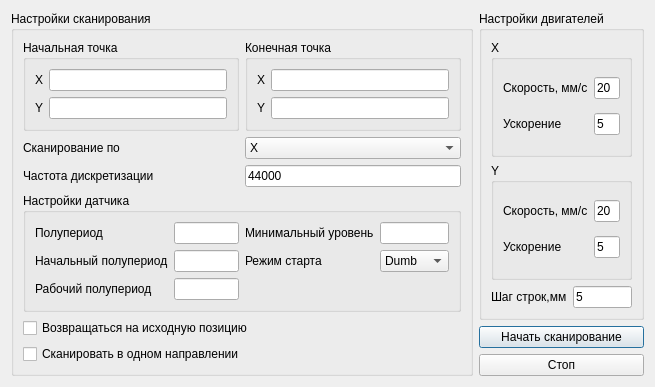
<?xml version="1.0" encoding="UTF-8"?>
<ui version="4.0">
 <class>AutoScanDialog</class>
 <widget class="QDialog" name="AutoScanDialog">
  <property name="geometry">
   <rect>
    <x>0</x>
    <y>0</y>
    <width>655</width>
    <height>363</height>
   </rect>
  </property>
  <property name="windowTitle">
   <string>Сканирование</string>
  </property>
  <layout class="QHBoxLayout" name="horizontalLayout_2">
   <item>
    <widget class="QGroupBox" name="groupBox_2">
     <property name="title">
      <string>Настройки сканирования</string>
     </property>
     <layout class="QVBoxLayout" name="verticalLayout_2">
      <item>
       <layout class="QGridLayout" name="gridLayout_6">
        <item row="1" column="0">
         <widget class="QLabel" name="label_10">
          <property name="text">
           <string>Сканирование по</string>
          </property>
         </widget>
        </item>
        <item row="1" column="1">
         <widget class="QComboBox" name="dirrectionCombo">
          <item>
           <property name="text">
            <string>X</string>
           </property>
          </item>
          <item>
           <property name="text">
            <string>Y</string>
           </property>
          </item>
         </widget>
        </item>
        <item row="2" column="0">
         <widget class="QLabel" name="label_11">
          <property name="text">
           <string>Частота дискретизации</string>
          </property>
          <property name="buddy">
           <cstring>sampleRateEdit</cstring>
          </property>
         </widget>
        </item>
        <item row="2" column="1">
         <widget class="QLineEdit" name="sampleRateEdit">
          <property name="text">
           <string>44000</string>
          </property>
         </widget>
        </item>
        <item row="0" column="0">
         <widget class="QGroupBox" name="groupBox_6">
          <property name="title">
           <string>Начальная точка</string>
          </property>
          <layout class="QGridLayout" name="gridLayout_4">
           <item row="0" column="0">
            <widget class="QLabel" name="label_5">
             <property name="text">
              <string>X</string>
             </property>
             <property name="buddy">
              <cstring>xBeginEdit</cstring>
             </property>
            </widget>
           </item>
           <item row="0" column="1">
            <widget class="QLineEdit" name="xBeginEdit">
             <property name="autoFillBackground">
              <bool>false</bool>
             </property>
             <property name="echoMode">
              <enum>QLineEdit::Normal</enum>
             </property>
            </widget>
           </item>
           <item row="1" column="0">
            <widget class="QLabel" name="label_6">
             <property name="text">
              <string>Y</string>
             </property>
             <property name="buddy">
              <cstring>yBeginEdit</cstring>
             </property>
            </widget>
           </item>
           <item row="1" column="1">
            <widget class="QLineEdit" name="yBeginEdit"/>
           </item>
          </layout>
         </widget>
        </item>
        <item row="0" column="1">
         <widget class="QGroupBox" name="groupBox_7">
          <property name="title">
           <string>Конечная точка</string>
          </property>
          <layout class="QGridLayout" name="gridLayout_5">
           <item row="0" column="0">
            <widget class="QLabel" name="label_8">
             <property name="text">
              <string>X</string>
             </property>
             <property name="buddy">
              <cstring>xEndEdit</cstring>
             </property>
            </widget>
           </item>
           <item row="0" column="1">
            <widget class="QLineEdit" name="xEndEdit"/>
           </item>
           <item row="1" column="0">
            <widget class="QLabel" name="label_7">
             <property name="text">
              <string>Y</string>
             </property>
             <property name="buddy">
              <cstring>yEndEdit</cstring>
             </property>
            </widget>
           </item>
           <item row="1" column="1">
            <widget class="QLineEdit" name="yEndEdit"/>
           </item>
          </layout>
         </widget>
        </item>
       </layout>
      </item>
      <item>
       <widget class="QGroupBox" name="groupBox_3">
        <property name="title">
         <string>Настройки датчика</string>
        </property>
        <layout class="QGridLayout" name="gridLayout_7">
         <item row="0" column="0">
          <widget class="QLabel" name="label_12">
           <property name="text">
            <string>Полупериод</string>
           </property>
           <property name="buddy">
            <cstring>sampleRateEdit</cstring>
           </property>
          </widget>
         </item>
         <item row="0" column="1">
          <widget class="QLineEdit" name="halfPeriodEdit">
           <property name="text">
            <string/>
           </property>
          </widget>
         </item>
         <item row="1" column="0">
          <widget class="QLabel" name="label_13">
           <property name="text">
            <string>Начальный полупериод</string>
           </property>
           <property name="buddy">
            <cstring>sampleRateEdit</cstring>
           </property>
          </widget>
         </item>
         <item row="1" column="1">
          <widget class="QLineEdit" name="initialHalfPeriodEdit">
           <property name="text">
            <string/>
           </property>
          </widget>
         </item>
         <item row="2" column="0">
          <widget class="QLabel" name="label_14">
           <property name="text">
            <string>Рабочий полупериод</string>
           </property>
           <property name="buddy">
            <cstring>sampleRateEdit</cstring>
           </property>
          </widget>
         </item>
         <item row="2" column="1">
          <widget class="QLineEdit" name="workingHalfPeriodEdit">
           <property name="text">
            <string/>
           </property>
          </widget>
         </item>
         <item row="0" column="2">
          <widget class="QLabel" name="label_15">
           <property name="text">
            <string>Минимальный уровень</string>
           </property>
           <property name="buddy">
            <cstring>sampleRateEdit</cstring>
           </property>
          </widget>
         </item>
         <item row="0" column="3">
          <widget class="QLineEdit" name="minimumLevelEdit">
           <property name="text">
            <string/>
           </property>
          </widget>
         </item>
         <item row="1" column="2">
          <widget class="QLabel" name="label_16">
           <property name="text">
            <string>Режим старта</string>
           </property>
           <property name="buddy">
            <cstring>sampleRateEdit</cstring>
           </property>
          </widget>
         </item>
         <item row="1" column="3">
          <widget class="QComboBox" name="modeCombo">
           <property name="toolTip">
            <string> 'dumb'   - включить генератор на частоте полупериода
 'single' - включиться на частоте полупериода, повысить до рабочей и сканировать на ней
 'search' - выполнить поиск частоты перед стартом
 'normal' - обычный режим работы на ранее найденных чатотах</string>
           </property>
           <item>
            <property name="text">
             <string extracomment="Включить генератор на частоте, соответствующей полупериоду">Dumb</string>
            </property>
           </item>
           <item>
            <property name="text">
             <string extracomment="Включиться на начальном полупериоде, повысить до рабочего и сканировать">Single</string>
            </property>
           </item>
           <item>
            <property name="text">
             <string extracomment="Выполнить поиск частоты перед стартом">Search</string>
            </property>
           </item>
           <item>
            <property name="text">
             <string extracomment="Обычный режим на ранее найденных чатотах">Normal</string>
            </property>
           </item>
          </widget>
         </item>
        </layout>
       </widget>
      </item>
      <item>
       <widget class="QCheckBox" name="returnBox">
        <property name="text">
         <string>Возвращаться на исходную позицию</string>
        </property>
       </widget>
      </item>
      <item>
       <widget class="QCheckBox" name="xBackBox">
        <property name="text">
         <string>Сканировать в одном направлении</string>
        </property>
       </widget>
      </item>
     </layout>
    </widget>
   </item>
   <item>
    <layout class="QVBoxLayout" name="verticalLayout_4">
     <item>
      <layout class="QVBoxLayout" name="verticalLayout">
       <item>
        <widget class="QGroupBox" name="groupBox">
         <property name="title">
          <string>Настройки двигателей</string>
         </property>
         <layout class="QVBoxLayout" name="verticalLayout_3">
          <item>
           <widget class="QGroupBox" name="groupBox_4">
            <property name="title">
             <string>X</string>
            </property>
            <layout class="QGridLayout" name="gridLayout_2">
             <item row="0" column="1">
              <widget class="QLineEdit" name="xVelocityEdit">
               <property name="text">
                <string>20</string>
               </property>
              </widget>
             </item>
             <item row="1" column="0">
              <widget class="QLabel" name="label_2">
               <property name="text">
                <string>Ускорение</string>
               </property>
               <property name="buddy">
                <cstring>xAccelerationEdit</cstring>
               </property>
              </widget>
             </item>
             <item row="0" column="0">
              <widget class="QLabel" name="label">
               <property name="text">
                <string>Скорость, мм/с</string>
               </property>
               <property name="buddy">
                <cstring>xVelocityEdit</cstring>
               </property>
              </widget>
             </item>
             <item row="1" column="1">
              <widget class="QLineEdit" name="xAccelerationEdit">
               <property name="text">
                <string>5</string>
               </property>
              </widget>
             </item>
            </layout>
           </widget>
          </item>
          <item>
           <widget class="QGroupBox" name="groupBox_5">
            <property name="title">
             <string>Y</string>
            </property>
            <layout class="QGridLayout" name="gridLayout_3">
             <item row="0" column="0">
              <widget class="QLabel" name="label_3">
               <property name="text">
                <string>Скорость, мм/с</string>
               </property>
               <property name="buddy">
                <cstring>yVelocityEdit</cstring>
               </property>
              </widget>
             </item>
             <item row="0" column="1">
              <widget class="QLineEdit" name="yVelocityEdit">
               <property name="text">
                <string>20</string>
               </property>
              </widget>
             </item>
             <item row="1" column="0">
              <widget class="QLabel" name="label_4">
               <property name="text">
                <string>Ускорение</string>
               </property>
               <property name="buddy">
                <cstring>yAccelerationEdit</cstring>
               </property>
              </widget>
             </item>
             <item row="1" column="1">
              <widget class="QLineEdit" name="yAccelerationEdit">
               <property name="text">
                <string>5</string>
               </property>
              </widget>
             </item>
            </layout>
           </widget>
          </item>
          <item>
           <layout class="QHBoxLayout" name="horizontalLayout_3">
            <item>
             <widget class="QLabel" name="label_9">
              <property name="text">
               <string>Шаг строк,мм</string>
              </property>
             </widget>
            </item>
            <item>
             <widget class="QLineEdit" name="yStepEdit">
              <property name="text">
               <string>5</string>
              </property>
             </widget>
            </item>
           </layout>
          </item>
         </layout>
        </widget>
       </item>
       <item>
        <widget class="QPushButton" name="scanButton">
         <property name="text">
          <string>Начать сканирование</string>
         </property>
        </widget>
       </item>
       <item>
        <widget class="QPushButton" name="stopButton">
         <property name="text">
          <string>Стоп</string>
         </property>
        </widget>
       </item>
      </layout>
     </item>
    </layout>
   </item>
  </layout>
 </widget>
 <tabstops>
  <tabstop>xBackBox</tabstop>
  <tabstop>xVelocityEdit</tabstop>
  <tabstop>xAccelerationEdit</tabstop>
  <tabstop>yVelocityEdit</tabstop>
  <tabstop>yAccelerationEdit</tabstop>
  <tabstop>scanButton</tabstop>
  <tabstop>stopButton</tabstop>
 </tabstops>
 <resources/>
 <connections/>
 <slots>
  <slot>startScan()</slot>
  <slot>stopScan()</slot>
 </slots>
</ui>
